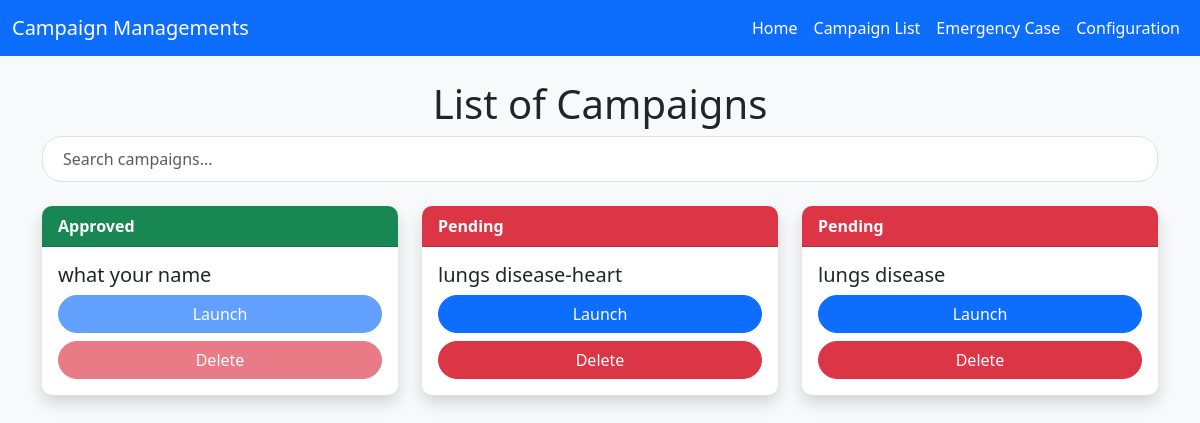
Page /admix/list_campaign (signed in) on the earlier database version.
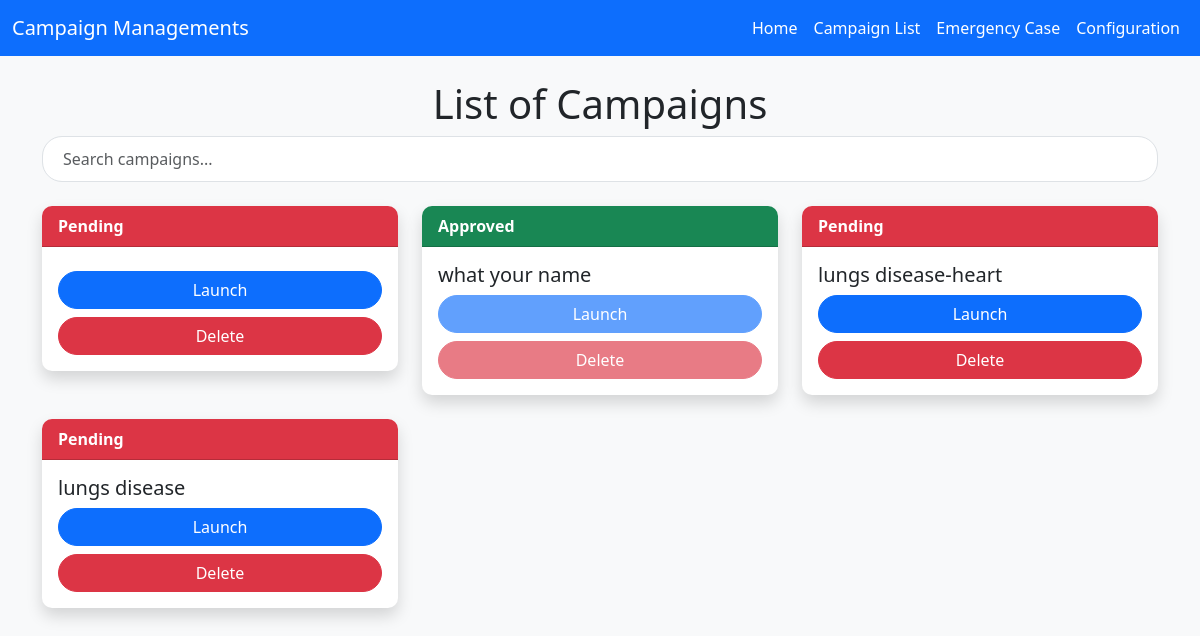
Same page on the later database version.
### base/models.py (models this page shows, shortened)
class Campaign(models.Model):
    CATEGORY_CHOICES = [
        ('organisation/charity/npo/pbo', 'Organisation/Charity/NPO/PBO'),
        ('in loving memory of', 'In Loving Memory Of'),
        ('fire/drought/disaster/support', 'Fire/Drought/Disaster/Support'),
        ('education & training', 'Education & Training'),
        ('sport', 'sport'),
        ('Social welfare/commnity development/support', 'Social Welfare/Commnity Development/Support'),
        ('youth', 'youth'),
        ('arts & culture', 'Arts & Culture'),
        ('Nature conservation', 'Nature Conservation'),
        ('Animal Welfare/outreach', 'Animal Welfare/Outreach'),
        ('Vehicle', 'Vehicle'),
        ('Home', 'Home'),
        ('Business/App', 'Business/App'),
        ('legal', 'Legal'),
        ('Other', 'Other'),
    ]
    EVENT_CHOICE  = [
        ('aQuelle Midmar Mile 2025', 'aQuelle Midmar Mile 2025'),
        ('Hyrox johannesburg|Season 24/25', 'Hyrox johannesburg|Season 24/25'),
        ('vusa24', 'vusa24'),
        ('Comrades 2024', 'Comrades 2024'),
        ('WESEEYOU EVENT', 'WESEEYOU EVENT'),
        ('AMASHOVA DURBA CLASSIC', 'AMASHOVA DURBA CLASSIC'),
        ('IRONMAN 70.3 -2024', 'IRONMAN 70.3 -2024'),
        ('ANNUAL KIDS CHRISTMAS PARTY', 'ANNUAL KIDS CHRISTMAS PARTY'),
        ('aQuelle Midmar Mile 2025', 'aQuelle Midmar Mile 2025'),
    ]
    SECTOR_CHOICE = [
        ('child welfare','Child Welfare'),
        ('education','Education'),
        ('Community development','Community Development'),
        ('Environmental','Environmental'),
        ('Health','Health'),
        ('medical','Medical'),
    ]
    campaign_name = models.CharField( max_length=50)
    monetary = models.DecimalField( max_digits=15, decimal_places=2)
    category = models.CharField(max_length=100 , choices= CATEGORY_CHOICES)
    story = models.TextField()
    sector = models.CharField(max_length=100, choices=SECTOR_CHOICE, null=True)
    event = models.CharField(max_length=100, choices=EVENT_CHOICE)
    start_date = models.DateTimeField(auto_now_add=True)
    end_date = models.DateTimeField(auto_now_add=True)
    images = models.ImageField(upload_to='images/')
    video_url = models.URLField(max_length=1000 , blank=True)
    social_link  = models.URLField( max_length=1000, blank=True)
    address = models.CharField(max_length=100,null=True)
    address1 = models.CharField(max_length=100)
    city  = models.CharField( max_length=100)
    zipcode = models.CharField( max_length=50)
    state = models.CharField(max_length=50)
    country = CountryField(blank_label='(select country)', null=True, blank=True)
    organization_payment = models.BooleanField(default=False)
    single_payment = models.BooleanField(default=False)
    is_featured = models.BooleanField(default=False)
    user = models.ForeignKey(CustomUser, on_delete=models.CASCADE,blank=True,null=True)
    goal = models.DecimalField(max_digits=10, decimal_places=2,default=0.00)
    token = models.CharField( max_length=32, unique=True, blank=True, default=generate_unique_token)
    is_launch =models.BooleanField(default=False)
    is_status = models.BooleanField(default=False)
    is_emergency =models.BooleanField(default=False)

### admix/views.py (the view)
# urls.py: path('list_campaign',list_campaign,name='list_campaign'),
@login_required(login_url='admix:login')
def list_campaign(request):
    campaign = Campaign.objects.all()
    context ={
            'campaign':campaign
        }
    return render (request, 'admin/admin-campaign.html',context)

### base/templates/admin/admin-campaign.html (shortened to what this page needs)
{% extends "admin/admin-base.html" %}
{% block content %}
<div class="container mt-4">
    <h1 style="text-align:center">List of Campaigns</h1>
    <div class="mb-4">
        <input type="text" id="searchBar" class="form-control" placeholder="Search campaigns...">
    </div>
    <div class="row" id="campaignContainer">
        {% if campaign %}
        {% for campaign in campaign reversed %}
        <div class="col-md-4 mb-4">
            <div class="card border-0 shadow">
                {% if campaign.is_launch %}
                <div class="card-header text-white bg-success">Approved</div>
                {% else %}
                <div class="card-header text-white bg-danger">Pending</div>
                {% endif %}
                <div class="card-body">
                    <h5 class="card-title">{{ campaign.campaign_name }}</h5>
                    {% if campaign.is_launch %}
                    <button class="btn btn-primary w-100"
                      disabled
                        data-token="{{ campaign.token }}"
                        onclick="launchModal(this, '{{ campaign.campaign_name }}', '{{ campaign.start_date }}', '{{ campaign.monetary }}', '{{ campaign.goal }}', '{{ campaign.user.first_name }} {{ campaign.user.last_name }}')">
                        Launch
                    </button>
                    <button  disabled class="btn btn-danger mt-2 w-100" onclick="confirmDelete('{{ campaign.token }}')">
                        Delete
                    </button>
                    {% else %}
                    <button class="btn btn-primary w-100"
                      data-token="{{ campaign.token }}"
                      onclick="launchModal(this, '{{ campaign.campaign_name }}', '{{ campaign.start_date }}', '{{ campaign.monetary }}', '{{ campaign.goal }}', '{{ campaign.user.first_name }} {{ campaign.user.last_name }}')">
                      Launch
                  </button>
                  <button  class="btn btn-danger mt-2 w-100" onclick="confirmDelete('{{ campaign.token }}')">
                    Delete
                </button>
                    {% endif %}
                </div>
            </div>
        </div>
        {% endfor %}
{% endif %}
</body>
</html>
{% endblock content %}

Differences in the rows shown:
added Campaign: is_launch "Pending"
